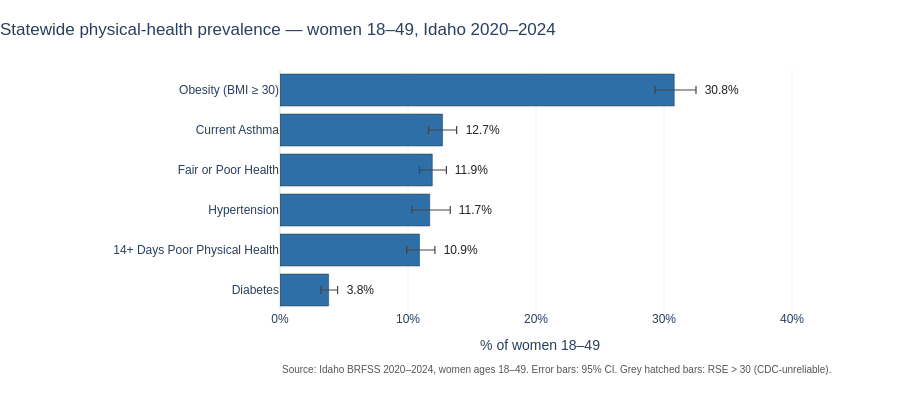

Write notebook code for a chart like this one.
### Markdown cell above
## A1. Statewide summary

### Code cell
phys_summary_fig, phys_summary = statewide_summary(
    df, PHYS_METRICS,
    'Statewide physical-health prevalence \u2014 women 18\u201349, Idaho 2020\u20132024',
)
phys_summary_fig.show()
phys_summary

### Figure 1 — Plotly figure (JSON) as saved in the notebook; plotly's stock layout.template omitted (floating-point values rounded to 4 significant figures)
{"data": [{"customdata": ["<b>Diabetes</b><br>3.8% (95% CI 3.2–4.5)<br>n = 6006, RSE = 9", "<b>14+ Days Poor Physical Health</b><br>10.9% (95% CI 9.9–12.1)<br>n = 5900, RSE = 5", "<b>Hypertension</b><br>11.7% (95% CI 10.3–13.3)<br>n = 2727, RSE = 7", "<b>Fair or Poor Health</b><br>11.9% (95% CI 10.9–13.0)<br>n = 6003, RSE = 5", "<b>Current Asthma</b><br>12.7% (95% CI 11.6–13.8)<br>n = 5961, RSE = 5", "<b>Obesity (BMI ≥ 30)</b><br>30.8% (95% CI 29.3–32.5)<br>n = 5280, RSE = 3"], "error_x": {"array": [0.7, 1.2, 1.6, 1.1, 1.1, 1.7], "arrayminus": [0.6, 1.0, 1.4, 1.0, 1.1, 1.5], "color": "#444", "symmetric": false, "thickness": 1.2, "type": "data", "width": 4}, "hovertemplate": "%{customdata}<extra></extra>", "marker": {"color": ["#2e6fa7", "#2e6fa7", "#2e6fa7", "#2e6fa7", "#2e6fa7", "#2e6fa7"], "line": {"color": "#333", "width": 0.5}, "pattern": {"shape": ["", "", "", "", "", ""], "size": 6, "solidity": 0.3}}, "orientation": "h", "type": "bar", "x": [3.8, 10.9, 11.7, 11.9, 12.7, 30.8], "y": ["Diabetes", "14+ Days Poor Physical Health", "Hypertension", "Fair or Poor Health", "Current Asthma", "Obesity (BMI ≥ 30)"]}], "layout": {"annotations": [{"font": {"color": "#222", "size": 12}, "showarrow": false, "text": "  3.8%", "x": 4.5, "xanchor": "left", "y": "Diabetes", "yanchor": "middle"}, {"font": {"color": "#222", "size": 12}, "showarrow": false, "text": "  10.9%", "x": 12.1, "xanchor": "left", "y": "14+ Days Poor Physical Health", "yanchor": "middle"}, {"font": {"color": "#222", "size": 12}, "showarrow": false, "text": "  11.7%", "x": 13.3, "xanchor": "left", "y": "Hypertension", "yanchor": "middle"}, {"font": {"color": "#222", "size": 12}, "showarrow": false, "text": "  11.9%", "x": 13.0, "xanchor": "left", "y": "Fair or Poor Health", "yanchor": "middle"}, {"font": {"color": "#222", "size": 12}, "showarrow": false, "text": "  12.7%", "x": 13.8, "xanchor": "left", "y": "Current Asthma", "yanchor": "middle"}, {"font": {"color": "#222", "size": 12}, "showarrow": false, "text": "  30.8%", "x": 32.5, "xanchor": "left", "y": "Obesity (BMI ≥ 30)", "yanchor": "middle"}, {"font": {"color": "#555", "size": 10}, "showarrow": false, "text": "Source: Idaho BRFSS 2020–2024, women ages 18–49. Error bars: 95% CI. Grey hatched bars: RSE > 30 (CDC-unreliable).", "x": 0, "xanchor": "left", "xref": "paper", "y": -0.28, "yref": "paper"}], "font": {"family": "Helvetica, Arial, sans-serif", "size": 12}, "height": 420, "margin": {"b": 110, "l": 280, "r": 100, "t": 70}, "title": {"text": "Statewide physical-health prevalence — women 18–49, Idaho 2020–2024", "x": 0, "xanchor": "left"}, "xaxis": {"range": [0, 40.62], "ticksuffix": "%", "title": {"text": "% of women 18–49"}}}}
